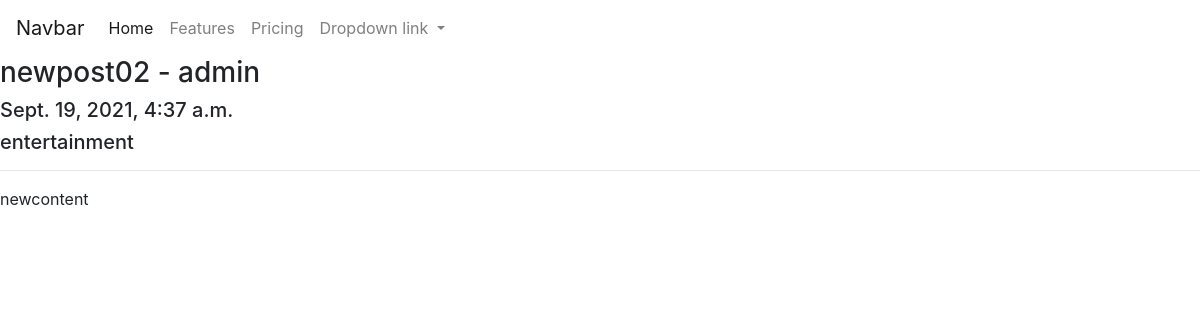
/article/7, run on the app's committed database.
### Post/models.py (models this page shows, shortened)
class Post(models.Model):
    title = models.CharField(max_length=100)
    Author = models.ForeignKey(User, on_delete= models.CASCADE)
    Contents = models.TextField()
    Created_on = models.DateTimeField(auto_now_add=True)
    postcategory = models.ForeignKey(Category, on_delete= models.CASCADE, default=1)
    class Meta:
        ordering = ["-Created_on"]

class Category(models.Model):
    category_name = models.CharField(max_length=100)
    description = models.TextField()
    def __str__(self):
        return self.category_name

### Post/views.py (the view)
# urls.py: path('article/<int:pk>',PostDetailsView.as_view() ,name ="postdetails_path"),
class PostDetailsView(DetailView):
    model = Post
    template_name = "postdetails.html"

### templates/postdetails.html (shortened to what this page needs)
{% extends 'base.html' %}
{% block main_contents %}
<div class="container-fruid ">
    <h3>{{ post.title }} - {{ post.Author }}</h3>
    <h5>{{ post.Created_on }}</h5>
    <h5>{{ post.postcategory }}</h5>
    <hr>
    {{ post.Contents }}<br>
</div>
{% endblock %}

### data on the page
Post: title "newpost02", Author "admin", Created_on "Sept. 19, 2021, 4:37 a.m.", postcategory "entertainment", Contents "newcontent"
